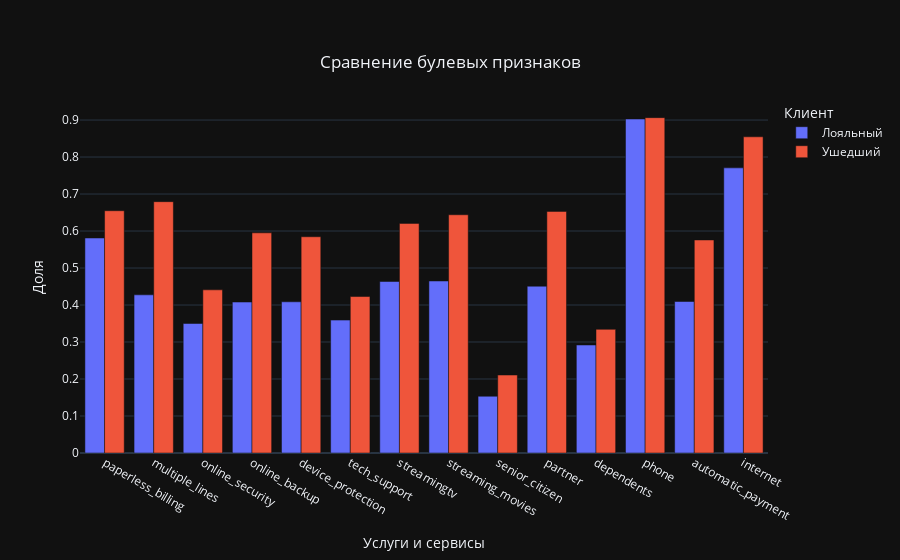

The notebook cell this image was saved under:
### Code cell
fig = px.bar(data,
             y = data.columns,
             x = data.index,
             title='Сравнение булевых признаков',
             template='plotly_dark',
             barmode='group',
             height=600, 
             labels={"target": "Клиент"})

fig.update_layout(yaxis_title='Доля', 
                  xaxis_title='Услуги и сервисы', 
                  title={'text': 'Сравнение булевых признаков',
                        'y':0.9,
                        'x':0.5},
                  showlegend=True)

fig.show()

### Figure 1 — Plotly figure (JSON) as saved in the notebook; plotly's stock layout.template omitted (floating-point values rounded to 4 significant figures)
{"data": [{"alignmentgroup": "True", "hovertemplate": "Клиент=Лояльный<br>index=%{x}<br>value=%{y}<extra></extra>", "legendgroup": "Лояльный", "marker": {"color": "#636efa", "pattern": {"shape": ""}}, "name": "Лояльный", "offsetgroup": "Лояльный", "orientation": "v", "showlegend": true, "textposition": "auto", "type": "bar", "x": ["paperless_billing", "multiple_lines", "online_security", "online_backup", "device_protection", "tech_support", "streamingtv", "streaming_movies", "senior_citizen", "partner", "dependents", "phone", "automatic_payment", "internet"], "xaxis": "x", "y": [0.5812, 0.4275, 0.35, 0.408, 0.4087, 0.3592, 0.4636, 0.4649, 0.1534, 0.4509, 0.2919, 0.9027, 0.4095, 0.7707], "yaxis": "y"}, {"alignmentgroup": "True", "hovertemplate": "Клиент=Ушедший<br>index=%{x}<br>value=%{y}<extra></extra>", "legendgroup": "Ушедший", "marker": {"color": "#EF553B", "pattern": {"shape": ""}}, "name": "Ушедший", "offsetgroup": "Ушедший", "orientation": "v", "showlegend": true, "textposition": "auto", "type": "bar", "x": ["paperless_billing", "multiple_lines", "online_security", "online_backup", "device_protection", "tech_support", "streamingtv", "streaming_movies", "senior_citizen", "partner", "dependents", "phone", "automatic_payment", "internet"], "xaxis": "x", "y": [0.6549, 0.6794, 0.441, 0.5951, 0.5845, 0.423, 0.6206, 0.644, 0.2107, 0.653, 0.3342, 0.9064, 0.5758, 0.8547], "yaxis": "y"}], "layout": {"autosize": true, "barmode": "group", "legend": {"title": {"text": "Клиент"}, "tracegroupgap": 0}, "showlegend": true, "title": {"text": "Сравнение булевых признаков", "x": 0.5, "y": 0.9}, "xaxis": {"anchor": "y", "autorange": true, "domain": [0, 1], "range": [-0.5, 13.5], "title": {"text": "Услуги и сервисы"}, "type": "category"}, "yaxis": {"anchor": "x", "autorange": true, "domain": [0, 1], "range": [0, 0.9542], "title": {"text": "Доля"}, "type": "linear"}}}
